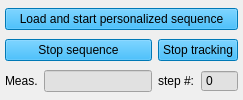
                 <widget class="QWidget" name="tab_2">
                  <attribute name="title">
                   <string>Load/Execute Sequence</string>
                  </attribute>
                  <layout class="QGridLayout" name="gridLayout_19">
                   <property name="leftMargin">
                    <number>5</number>
                   </property>
                   <property name="topMargin">
                    <number>5</number>
                   </property>
                   <property name="rightMargin">
                    <number>5</number>
                   </property>
                   <property name="bottomMargin">
                    <number>5</number>
                   </property>
                   <item row="0" column="0" colspan="4">
                    <widget class="QPushButton" name="pushButton_PersoSequence">
                     <property name="styleSheet">
                      <string notr="true">background-color: rgb(0, 170, 255);</string>
                     </property>
                     <property name="text">
                      <string>Load and start personalized sequence</string>
                     </property>
                    </widget>
                   </item>
                   <item row="2" column="0">
                    <widget class="QLabel" name="label_30">
                     <property name="text">
                      <string>Meas.</string>
                     </property>
                    </widget>
                   </item>
                   <item row="2" column="1">
                    <widget class="QLineEdit" name="lineEdit_SequMeasNow">
                     <property name="sizePolicy">
                      <sizepolicy hsizetype="Maximum" vsizetype="Fixed">
                       <horstretch>0</horstretch>
                       <verstretch>0</verstretch>
                      </sizepolicy>
                     </property>
                     <property name="styleSheet">
                      <string notr="true">background-color: rgb(225, 225, 225);</string>
                     </property>
                     <property name="readOnly">
                      <bool>true</bool>
                     </property>
                    </widget>
                   </item>
                   <item row="2" column="3">
                    <widget class="QSpinBox" name="spinBox_SequStepNumb">
                     <property name="styleSheet">
                      <string notr="true">background-color: rgb(225, 225, 225);</string>
                     </property>
                     <property name="readOnly">
                      <bool>true</bool>
                     </property>
                     <property name="buttonSymbols">
                      <enum>QAbstractSpinBox::NoButtons</enum>
                     </property>
                     <property name="maximum">
                      <number>999</number>
                     </property>
                    </widget>
                   </item>
                   <item row="1" column="2" colspan="2">
                    <widget class="QPushButton" name="pushButton_stoptracking">
                     <property name="styleSheet">
                      <string notr="true">background-color: rgb(0, 170, 255);</string>
                     </property>
                     <property name="text">
                      <string>Stop tracking</string>
                     </property>
                    </widget>
                   </item>
                   <item row="2" column="2">
                    <widget class="QLabel" name="label_29">
                     <property name="text">
                      <string>step #:</string>
                     </property>
                    </widget>
                   </item>
                   <item row="1" column="0" colspan="2">
                    <widget class="QPushButton" name="pushButton_StopSequ">
                     <property name="styleSheet">
                      <string notr="true">background-color: rgb(0, 170, 255);</string>
                     </property>
                     <property name="text">
                      <string>Stop sequence</string>
                     </property>
                    </widget>
                   </item>
                  </layout>
                 </widget>
